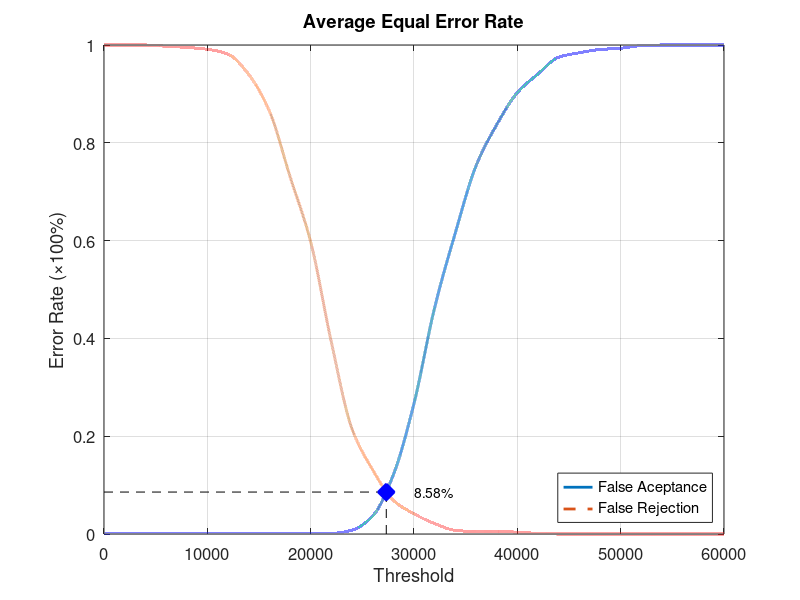
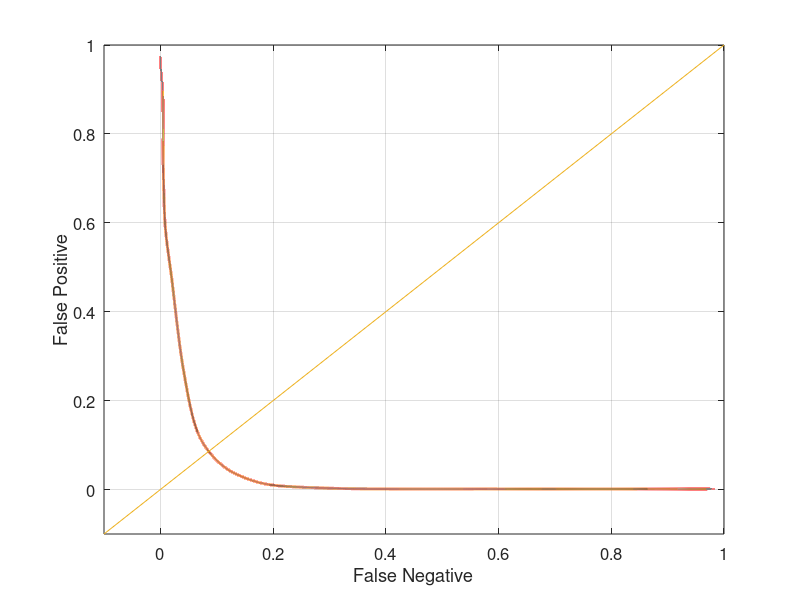

The MATLAB script that drew these images, in order:
function yEER = Experiment5Average
close all;
clear;
clc;
x = 0:2000:60000;
xq = 0:0.5:60000;

y0 = [0 0.00131579 0.00131579 0.00131579 0.00131579 0.00131579 0.00131579 0.00131579 0.00131579 0.00131579 0.00131579 0.00131579 0.00789474 0.0368421 0.121053 0.267105 0.463158 0.615789 0.752632 0.836842 0.902632 0.940789 0.975 0.984211 0.990789 0.993421 0.998684 1 1 1 1];
yy0 = interp1(x, y0, xq, 'pchip');
y1 = [1 1 1 0.9975 0.995 0.99125 0.98125 0.94 0.865 0.73125 0.5975 0.3925 0.215 0.13125 0.06875 0.04125 0.02125 0.0075 0.005 0.005 0.00375 0.00125 0 0 0 0 0 0 0 0 0];
yy1 = interp1(x, y1, xq, 'pchip');

% Calculating EER: 
y2 = abs(y0 - y1);
find(y2 == min(y2))
yy2 = abs(yy0 - yy1);
xEER = find(yy2 == min(yy2));
xEERIndex = xq(xEER) % X-axis EER
yEER = yy0(xEER) % Y-axis EER

main = figure
plot(xq, yy0,'-','LineWidth', 2);	hold on
plot(xq, yy1,'--','LineWidth', 2);	hold on
plot([xEERIndex xEERIndex], [0 yEER], 'k--');	hold on
plot([0 xEERIndex], [yEER yEER], 'k--');	hold on
plot(xEERIndex, yEER, 'bx', 'LineWidth', 10);	hold on
text(xEERIndex + 10 * xEERIndex / 100, yEER, [num2str(round((10000 * yEER)) / 100) '%'])
legend('False Aceptance', 'False Rejection', 'Location', 'SouthEast')
xlabel('Threshold')
ylabel('Error Rate (\times100%)')
title('Average Equal Error Rate')
set(gca, 'FontSize', 12)
axis([0 60000 0 1])
grid on

print(main, 'Experiment5AverageMain', '-dpng');
FNRxFPR = figure('Color', [1 1 1]);
plot(yy1, yy0, '-', yy1, yy0, 'LineWidth', 2);
hold on
y = -0.1:0.1:1
plot(y, y); 
set(gca, 'FontSize', 12)
xlabel('False Negative')
ylabel('False Positive')
axis([-0.1 1 -0.1 1])
set(gca, 'FontSize', 12)
grid on

print(FNRxFPR, 'Experiment5AverageFNRxFPR','-dpng');
end
